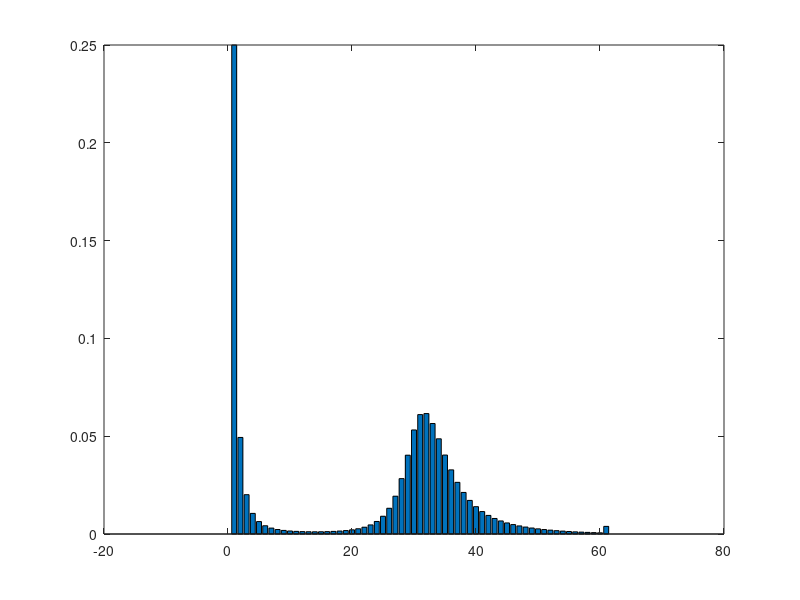

Here is the MATLAB script that generated this plot:
% Compute the total number of infections in an SIRS model.

N = 30; 
beta = 3/(N-1);
gamma = 1;
mu = 0.1;

Lambda = 60;
Psi = (N+1)*(N+2)/2;

final_size = zeros(Lambda+1,1);

q_vec = zeros(Psi,1);
h_vec = zeros(Psi,1);

q_vec(2) = 1;

for Z3=0:Lambda
    
    w = 1;
    
    for Z2 = 0:N
                
        a3 = mu*Z2;
        for Z1 = Z2:N
                        
            a1 = beta*(N-Z1)*(Z1-Z2);
            a2 = gamma*(Z1-Z2);
            tot = a1+a2+a3;

            if a1>0
                q_vec(w+1) = q_vec(w+1) + q_vec(w) *  a1/tot;
            end

            if a2>0
                q_vec(w+N-Z2) = q_vec(w+N-Z2) + q_vec(w)*a2/tot;
            end
            
            if a3>0  
                h_vec(w-N+Z2-2) = q_vec(w) * a3/tot;
            end
            
            w = w + 1;          
        end
 
    end
    
    final_size(Z3+1) = q_vec(1);
    q_vec = h_vec;
    h_vec = zeros(Psi,1);
    
end

prob_left = sum(q_vec);
bar(0:Lambda+1,[final_size; prob_left])